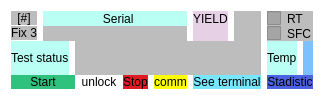
            <widget class="QFrame" name="frame_4">
             <property name="styleSheet">
              <string notr="true">background-color: rgb(255, 255, 255);
border-radius:0px;</string>
             </property>
             <property name="frameShape">
              <enum>QFrame::StyledPanel</enum>
             </property>
             <property name="frameShadow">
              <enum>QFrame::Raised</enum>
             </property>
             <layout class="QGridLayout" name="gridLayout_5">
              <property name="verticalSpacing">
               <number>0</number>
              </property>
              <item row="1" column="6">
               <widget class="QLabel" name="nt_yiel_3">
                <property name="styleSheet">
                 <string notr="true">background-color: rgba(200, 154, 200, 118);</string>
                </property>
                <property name="text">
                 <string/>
                </property>
               </widget>
              </item>
              <item row="0" column="6">
               <widget class="QLabel" name="lb_status_3">
                <property name="styleSheet">
                 <string notr="true">color: rgb(0, 0, 0);
background-color: rgba(200, 154, 200, 118);</string>
                </property>
                <property name="text">
                 <string>YIELD</string>
                </property>
               </widget>
              </item>
              <item row="0" column="7" rowspan="2">
               <widget class="QLabel" name="led_auto_3">
                <property name="styleSheet">
                 <string notr="true">background-color: rgba(151, 151, 151, 163);
color: rgb(0, 0, 0);</string>
                </property>
                <property name="text">
                 <string/>
                </property>
               </widget>
              </item>
              <item row="7" column="4">
               <widget class="QPushButton" name="nt_stop_3">
                <property name="styleSheet">
                 <string notr="true">QPushButton{
	background-color: rgb(224, 27, 36);
}
QPushButton:hover{
	background-color: rgb(246, 97, 81);
}</string>
                </property>
                <property name="text">
                 <string>Stop</string>
                </property>
               </widget>
              </item>
              <item row="7" column="8" colspan="2">
               <widget class="QPushButton" name="nt_stats_3">
                <property name="styleSheet">
                 <string notr="true">QPushButton{
background-color: qlineargradient(spread:pad, x1:0, y1:0, x2:1, y2:1, stop:1 rgba(75, 98, 226, 255));
}
QPushButton:hover{
	background-color: qconicalgradient(cx:0.5, cy:0.5, angle:0, stop:0 rgba(255, 0, 0, 255), stop:0.166 rgba(255, 255, 0, 255), stop:0.333 rgba(0, 255, 0, 255), stop:0.5 rgba(0, 255, 255, 255), stop:0.666 rgba(0, 0, 255, 255), stop:0.833 rgba(255, 0, 255, 255), stop:1 rgba(255, 0, 0, 255));
}</string>
                </property>
                <property name="text">
                 <string>Stadistic</string>
                </property>
               </widget>
              </item>
              <item row="1" column="1" colspan="5">
               <widget class="QLabel" name="nt_sn_auto_3">
                <property name="styleSheet">
                 <string notr="true">background-color: rgba(151, 151, 151, 163);</string>
                </property>
                <property name="text">
                 <string/>
                </property>
               </widget>
              </item>
              <item row="1" column="0">
               <widget class="QPushButton" name="nt_fixt_3">
                <property name="styleSheet">
                 <string notr="true">QPushButton{
	
	background-color: rgba(151, 151, 151, 163);
}
QPushButton:hover{
	
	
	background-color: rgba(255, 255, 255, 3);
}</string>
                </property>
                <property name="text">
                 <string>Fix 3</string>
                </property>
               </widget>
              </item>
              <item row="0" column="0">
               <widget class="QPushButton" name="nt_opc_3">
                <property name="styleSheet">
                 <string notr="true">QPushButton{
	
	background-color: rgba(151, 151, 151, 163);
}
QPushButton:hover{
	
	
	background-color: rgba(255, 255, 255, 3);
}</string>
                </property>
                <property name="text">
                 <string>[#]</string>
                </property>
               </widget>
              </item>
              <item row="6" column="0" colspan="10">
               <layout class="QVBoxLayout" name="st_3"/>
              </item>
              <item row="0" column="1" colspan="5">
               <widget class="QLabel" name="label_24">
                <property name="styleSheet">
                 <string notr="true">background-color: rgba(137, 255, 235, 150);
color: rgb(0, 0, 0);</string>
                </property>
                <property name="text">
                 <string>                  Serial</string>
                </property>
               </widget>
              </item>
              <item row="7" column="5">
               <widget class="QPushButton" name="term_3">
                <property name="styleSheet">
                 <string notr="true">QPushButton{
	
	
	background-color: rgb(255, 255, 0);
	color: rgb(0, 0, 0);
}
QPushButton:hover{
	
	
	background-color: rgb(253, 255, 106);
	color: rgb(255, 255, 255);
}</string>
                </property>
                <property name="text">
                 <string>comm</string>
                </property>
               </widget>
              </item>
              <item row="7" column="6" colspan="2">
               <widget class="QPushButton" name="nt_see_3">
                <property name="styleSheet">
                 <string notr="true">QPushButton{
	
	background-color: rgb(121, 230, 255);
	color: rgb(0, 0, 0);
}
QPushButton:hover{
	
	background-color: rgb(0, 170, 255);
	color: rgb(255, 255, 255);
}</string>
                </property>
                <property name="text">
                 <string>See terminal</string>
                </property>
               </widget>
              </item>
              <item row="7" column="0" colspan="3">
               <widget class="QPushButton" name="nt_start_3">
                <property name="styleSheet">
                 <string notr="true">QPushButton{
	background-color: rgb(46, 194, 126);
}
QPushButton:hover{
	
	background-color: rgb(143, 240, 164);
	color: rgb(0, 0, 0);
}</string>
                </property>
                <property name="text">
                 <string>Start</string>
                </property>
               </widget>
              </item>
              <item row="7" column="3">
               <widget class="QPushButton" name="mb_unlck_3">
                <property name="styleSheet">
                 <string notr="true">color: rgb(0, 0, 0);</string>
                </property>
                <property name="text">
                 <string>unlock</string>
                </property>
               </widget>
              </item>
              <item row="1" column="8" colspan="2">
               <widget class="QCheckBox" name="chk_nt_status_3">
                <property name="styleSheet">
                 <string notr="true">background-color: rgba(151, 151, 151, 163);</string>
                </property>
                <property name="text">
                 <string>SFC</string>
                </property>
               </widget>
              </item>
              <item row="0" column="8" colspan="2">
               <widget class="QCheckBox" name="rt_3">
                <property name="styleSheet">
                 <string notr="true">background-color: rgba(151, 151, 151, 163);</string>
                </property>
                <property name="text">
                 <string>RT</string>
                </property>
               </widget>
              </item>
              <item row="4" column="8">
               <widget class="QLabel" name="label_51">
                <property name="styleSheet">
                 <string notr="true">background-color: rgba(137, 255, 235, 150);
color: rgb(0, 0, 0);</string>
                </property>
                <property name="text">
                 <string>Temp</string>
                </property>
               </widget>
              </item>
              <item row="4" column="9">
               <widget class="QLabel" name="temp_3">
                <property name="styleSheet">
                 <string notr="true">background-color: rgb(125, 192, 255);
color: rgb(0, 0, 0);</string>
                </property>
                <property name="text">
                 <string/>
                </property>
               </widget>
              </item>
              <item row="4" column="2" colspan="6">
               <widget class="QLabel" name="nt_status_3">
                <property name="styleSheet">
                 <string notr="true">background-color: rgba(151, 151, 151, 163);</string>
                </property>
                <property name="text">
                 <string/>
                </property>
               </widget>
              </item>
              <item row="4" column="0" colspan="2">
               <widget class="QLabel" name="label_26">
                <property name="styleSheet">
                 <string notr="true">background-color: rgba(137, 255, 235, 150);
color: rgb(0, 0, 0);</string>
                </property>
                <property name="text">
                 <string>Test status</string>
                </property>
               </widget>
              </item>
             </layout>
            </widget>
